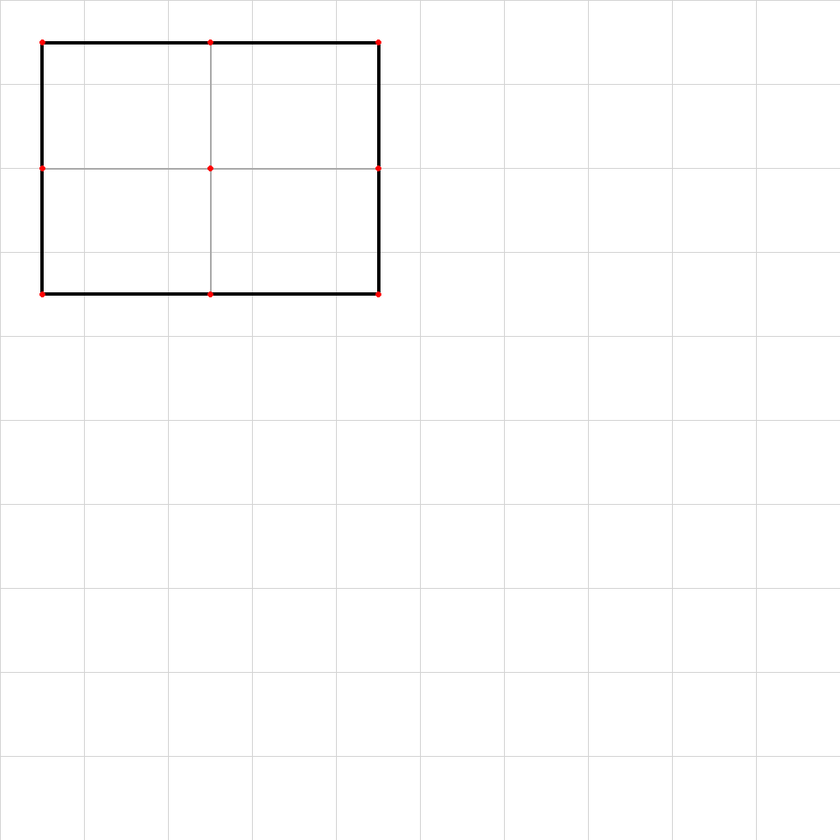
#> input picture tests/sample_data/complex/complex_floorplan.png, 840 x 840 px, shrunk from 1000 x 1000 before the run
$ python -i image_preprocessor.py   (imports and definitions only)
#> lines starting #> are read from the running program, lines starting #| are printed output that depends on the picture
"""
Image preprocessing module for raster blueprint processing.

Handles grayscale conversion, noise reduction, and contrast enhancement
to prepare images for edge and line detection.
"""

import cv2
import numpy as np
from typing import Tuple, Optional
from dataclasses import dataclass


@dataclass
class PreprocessingConfig:
    """Configuration for image preprocessing."""
    gaussian_blur_kernel_size: int = 5
    gaussian_blur_sigma: float = 1.0
    use_histogram_equalization: bool = True
    use_adaptive_equalization: bool = False  # CLAHE (Contrast Limited Adaptive Histogram Equalization)
    clahe_clip_limit: float = 2.0
    clahe_tile_grid_size: Tuple[int, int] = (8, 8)


class ImagePreprocessor:
    """Preprocessor for blueprint images."""

    def __init__(self, config: Optional[PreprocessingConfig] = None):
        """
        Initialize image preprocessor.

        Args:
            config: Preprocessing configuration. If None, uses defaults.
        """
        self.config = config or PreprocessingConfig()

    def preprocess(self, image: np.ndarray) -> np.ndarray:
        """
        Apply full preprocessing pipeline to an image.

        Args:
            image: Input image (BGR or grayscale)

        Returns:
            Preprocessed grayscale image
        """
        # Convert to grayscale if needed
        gray = self.to_grayscale(image)

        # Apply noise reduction
        denoised = self.reduce_noise(gray)

        # Enhance contrast
        enhanced = self.enhance_contrast(denoised)

        return enhanced

    def to_grayscale(self, image: np.ndarray) -> np.ndarray:
        """
        Convert image to grayscale.

        Args:
            image: Input image (BGR, RGB, or already grayscale)

        Returns:
            Grayscale image
        """
        if len(image.shape) == 2:
            # Already grayscale
            return image.copy()
        elif len(image.shape) == 3:
            # Color image - convert to grayscale
            if image.shape[2] == 3:
                # BGR or RGB
                return cv2.cvtColor(image, cv2.COLOR_BGR2GRAY)
            elif image.shape[2] == 4:
                # BGRA or RGBA
                return cv2.cvtColor(image, cv2.COLOR_BGRA2GRAY)
            else:
                raise ValueError(f"Unsupported image format: {image.shape}")
        else:
            raise ValueError(f"Invalid image shape: {image.shape}")

    def reduce_noise(self, image: np.ndarray) -> np.ndarray:
        """
        Apply Gaussian blur to reduce noise.

        Args:
            image: Grayscale image

        Returns:
            Denoised image
        """
        kernel_size = self.config.gaussian_blur_kernel_size
        # Ensure kernel size is odd
        if kernel_size % 2 == 0:
            kernel_size += 1

        return cv2.GaussianBlur(
            image,
            (kernel_size, kernel_size),
            self.config.gaussian_blur_sigma
        )

    def enhance_contrast(self, image: np.ndarray) -> np.ndarray:
        """
        Enhance image contrast using histogram equalization.

        Args:
            image: Grayscale image

        Returns:
            Contrast-enhanced image
        """
        if self.config.use_adaptive_equalization:
            # Use CLAHE (Contrast Limited Adaptive Histogram Equalization)
            # Better for images with varying lighting conditions
            clahe = cv2.createCLAHE(
                clipLimit=self.config.clahe_clip_limit,
                tileGridSize=self.config.clahe_tile_grid_size
            )
            return clahe.apply(image)
        elif self.config.use_histogram_equalization:
            # Use standard histogram equalization
            return cv2.equalizeHist(image)
        else:
            # No contrast enhancement
            return image

    def get_image_info(self, image: np.ndarray) -> dict:
        """
        Get information about an image.

        Args:
            image: Input image

        Returns:
            Dictionary with image information
        """
        info = {
            'shape': image.shape,
            'dtype': str(image.dtype),
            'min_value': float(image.min()),
            'max_value': float(image.max()),
            'mean_value': float(image.mean()),
            'is_grayscale': len(image.shape) == 2,
        }

        if len(image.shape) == 3:
            info['channels'] = image.shape[2]
        else:
            info['channels'] = 1

        return info


def preprocess_image(image: np.ndarray,
                    config: Optional[PreprocessingConfig] = None) -> np.ndarray:
    """
    Convenience function to preprocess an image.

    Args:
        image: Input image (BGR, RGB, or grayscale)
        config: Preprocessing configuration. If None, uses defaults.

    Returns:
        Preprocessed grayscale image
    """
    preprocessor = ImagePreprocessor(config)
    return preprocessor.preprocess(image)

>>> import cv2
>>> picture = cv2.imread('../../tests/sample_data/complex/complex_floorplan.png')
#> picture is the input picture: shape (840, 840, 3); mean B, G, R 252.4, 252.4, 252.5
>>> result = ImagePreprocessor().preprocess(picture)
#> in enhance_contrast, `return cv2.equalizeHist(image)`:
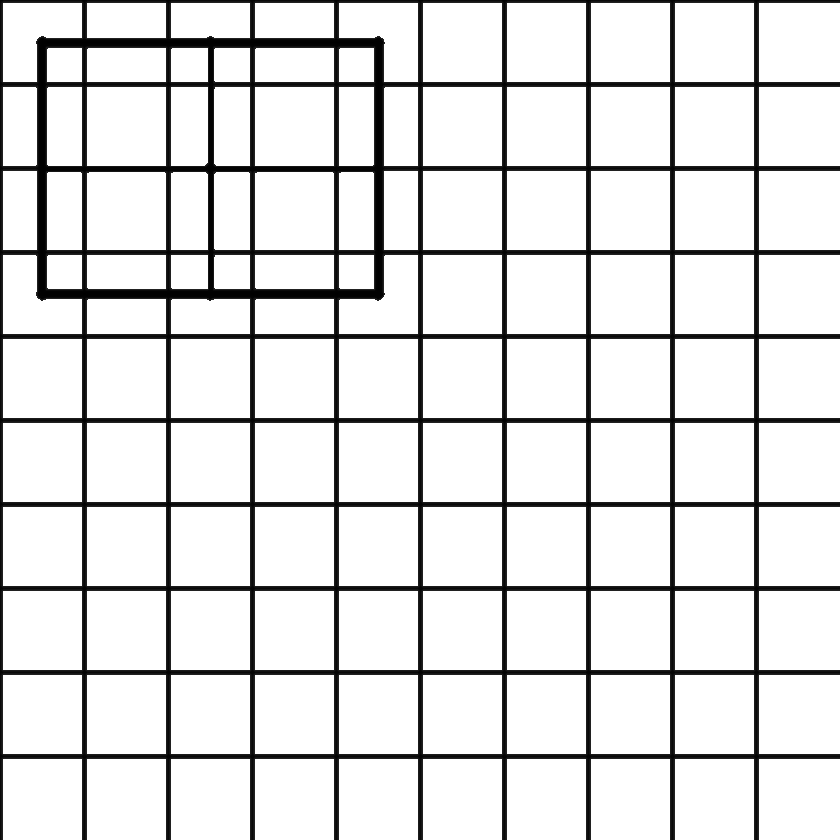
#> returned value: shape (840, 840); min 0, max 255, mean 224.5
